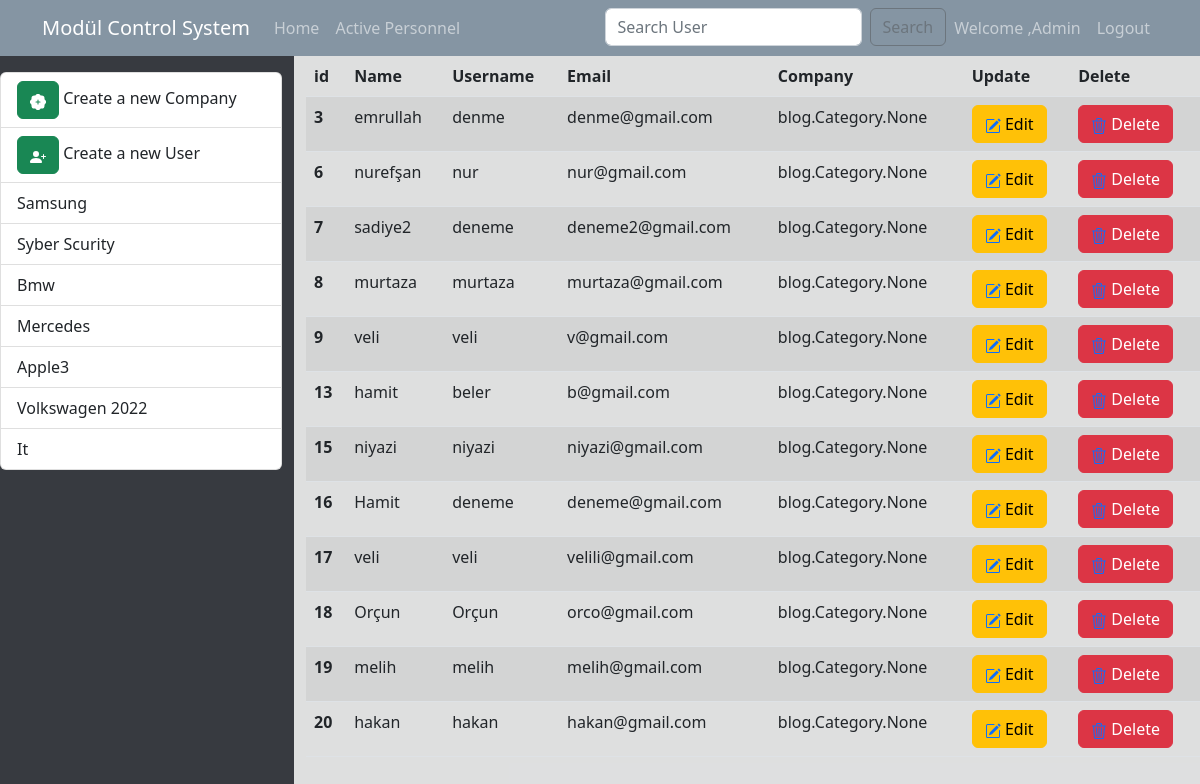
Before: /blogs (signed in) with the older database file.
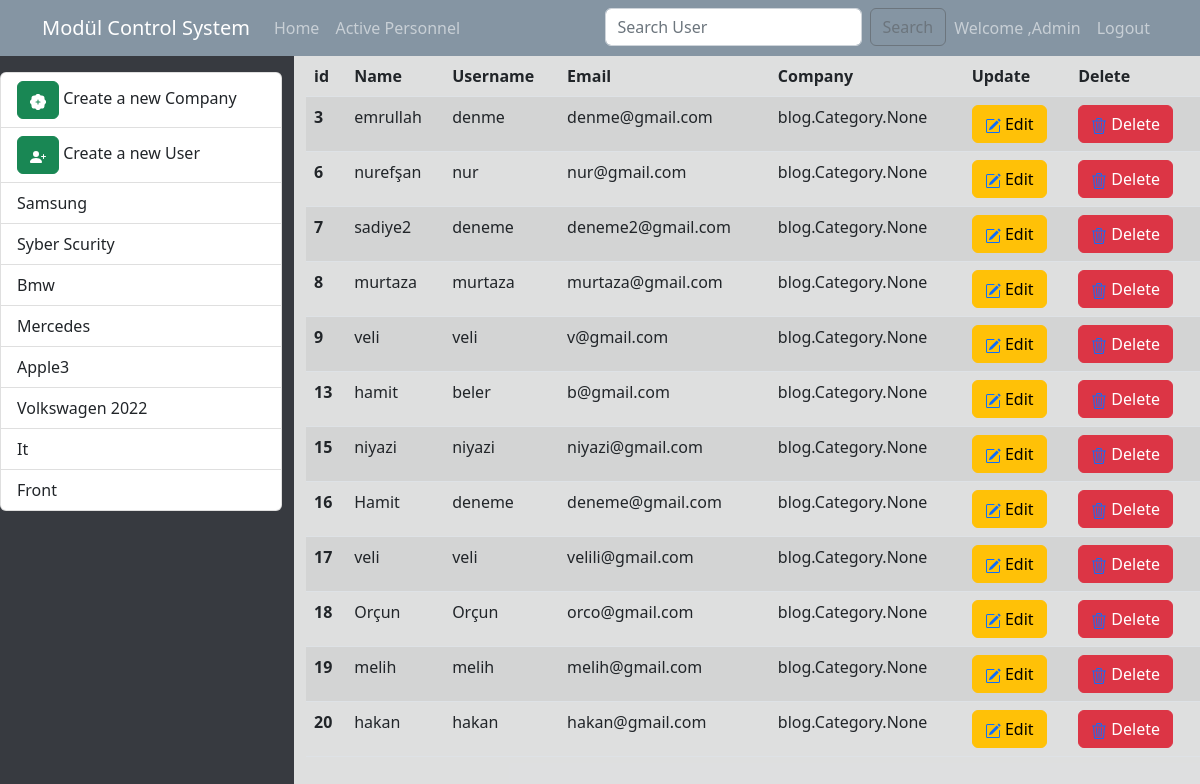
After: the same page with the newer database file.
### blog/models.py (models this page shows, shortened)
class Category (models.Model):
     name=models.CharField(max_length=30)
     slug = models.SlugField(null=True, blank=True, unique=True, db_index=True)
     class Meta:
         db_table="categorys"

class User (models.Model):
    name = models.CharField(max_length=200)
    surname = models.CharField(max_length=20)
    email = models.EmailField(max_length=50)
    description = RichTextField()
    is_active = models.BooleanField(default=True)
    is_home = models.BooleanField(default=True)
    slug = models.SlugField(null=True, blank=True, unique=True, db_index=True)
    category= models.ManyToManyField(Category, blank=False)
    class Meta:
         db_table="users"

### blog/views.py (the view)
def blogs(request):
    if not request.user.is_authenticated:
         return redirect("login")
    contex={
        "users": User.objects.filter(is_active=True),
        "categories":Category.objects.all()
    }
    return render(request, 'blog/blogs.html', contex)

### blog/templates/blog/blogs.html (shortened to what this page needs)
{% extends "base.html" %}
{% block content %}
<div class="main">
    <div class="row">
      <div class="col-3">
        {% include 'partials/_categories.html' %}
      </div>
      <div class="col-9">
        <table class="table table-striped">
          <thead>
            <tr>
              <th scope="col" >id</th>
              <th scope="col">Name</th>
              <th scope="col">Username</th>
              <th scope="col">Email</th>
              <th scope="col">Company</th>
              <th scope="col">Update</th>
              <th scope="col">Delete</th>
            </tr>
          </thead>
          <tbody>
    {% for user in users %}
      <tr >
        <th scope="row">{{user.id}}</th>
        <td >{{user.name}}</td>
        <td>{{user.surname}}</td>
        <td>{{user.email}}</td>
        <td>{{user.category}}</td>
        <td>
         <button class="btn btn-warning">
          <a href="{% url 'update_user' user.slug %}">
         <a>Edit</a>
      </a>
      </button>
      </td>
      <td>
        <button class="btn btn-danger">
          <a href="{% url 'user_delete' user.slug %}">
         <a>Delete</a>
      </a>
      </button>
       </td>
      </tr>
        {%endfor %}
      </tbody>
      </div>
    </div>
  </div>
{% endblock  %}

### templates/partials/_categories.html (shortened to what this page needs)
<div class="list-group mt-3">
<a class="list-group-item" href="{% url 'add_category' %}" >
  <button class="btn btn-success">
  </button>
Create a new Company
</a>
<a class="list-group-item" href="{% url 'add_user' %}" > <button class="btn btn-success">   </button> Create a new User</a>
{% for category in categories  %}
{% if category.slug == selected_category%}
  <div style="display:flex; flex-direction:row;">
<a  class="list-group-item list-group-item-action active"  >
  {{ category.name|title }} </a>           <button class="btn btn-warning" ><a  href="{% url 'update_category' category.slug %}">
    <svg xmlns="http://www.w3.org/2000/svg" width="16" height="16" fill="currentColor" class="bi bi-pencil-square" viewBox="0 0 16 16">
    <path d="M15.502 1.94a.5.5 0 0 1 0 .706L14.459 3.69l-2-2L13.502.646a.5.5 0 0 1 .707 0l1.293 1.293zm-1.75 2.456-2-2L4.939 9.21a.5.5 0 0 0-.121.196l-.805 2.414a.25.25 0 0 0 .316.316l2.414-.805a.5.5 0 0 0 .196-.12l6.813-6.814z"/>
    <path fill-rule="evenodd" d="M1 13.5A1.5 1.5 0 0 0 2.5 15h11a1.5 1.5 0 0 0 1.5-1.5v-6a.5.5 0 0 0-1 0v6a.5.5 0 0 1-.5.5h-11a.5.5 0 0 1-.5-.5v-11a.5.5 0 0 1 .5-.5H9a.5.5 0 0 0 0-1H2.5A1.5 1.5 0 0 0 1 2.5v11z"/>
  </svg></a></button>
  <button class="btn btn-danger"><a href="{% url 'delete' category.id %}" ><svg xmlns="http://www.w3.org/2000/svg" width="16" height="16" fill="currentColor" class="bi bi-trash3" viewBox="0 0 16 16">
    <path d="M6.5 1h3a.5.5 0 0 1 .5.5v1H6v-1a.5.5 0 0 1 .5-.5ZM11 2.5v-1A1.5 1.5 0 0 0 9.5 0h-3A1.5 1.5 0 0 0 5 1.5v1H2.506a.58.58 0 0 0-.01 0H1.5a.5.5 0 0 0 0 1h.538l.853 10.66A2 2 0 0 0 4.885 16h6.23a2 2 0 0 0 1.994-1.84l.853-10.66h.538a.5.5 0 0 0 0-1h-.995a.59.59 0 0 0-.01 0H11Zm1.958 1-.846 10.58a1 1 0 0 1-.997.92h-6.23a1 1 0 0 1-.997-.92L3.042 3.5h9.916Zm-7.487 1a.5.5 0 0 1 .528.47l.5 8.5a.5.5 0 0 1-.998.06L5 5.03a.5.5 0 0 1 .47-.53Zm5.058 0a.5.5 0 0 1 .47.53l-.5 8.5a.5.5 0 1 1-.998-.06l.5-8.5a.5.5 0 0 1 .528-.47ZM8 4.5a.5.5 0 0 1 .5.5v8.5a.5.5 0 0 1-1 0V5a.5.5 0 0 1 .5-.5Z"/>
  </svg></a></button>
</div>
{% else %}
<a  class="list-group-item list-group-item-action " href="{% url 'blogs_by_category' category.slug %}" >
  {{ category.name|title }} </a>
{% endif %}
{% endfor %}
  </div>

Changed rows visible on the page:
added Category: name "Front"
